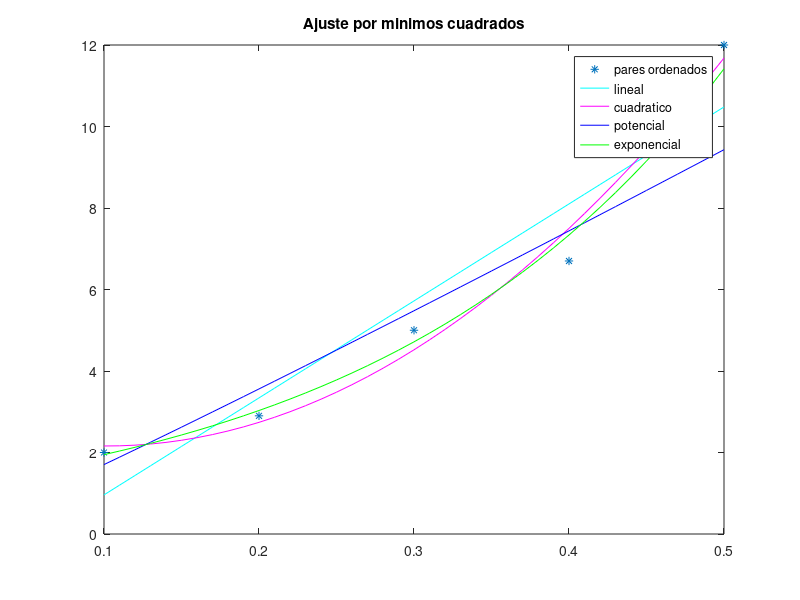

Write MATLAB code to recreate this figure.
% Ejercicio 1: ajustes por minimos cuadrados ==================================
% a) lineal, b) polinomica de orden 2, c) potencial, d) exponecial
% =============================================================================
clc; clear all; close all;

x = [0.1:0.1:0.5];
y = [2.0 2.9 5.0 6.7 12.0];
x0 = [x(1):0.01:x(end)];

% a) ajuste lineal:
coef_lineal = polyfit(x, y, 1);
ajuste_lineal = polyval(coef_lineal,x0);

% b) polinomio de orden 2:
coef_cuad = polyfit(x, y, 2);
ajuste_cuad = polyval(coef_cuad, x0);

% c) potencial: 
coef_pot = polyfit(log(x), log(y), 1);
ajuste_pot_inter = polyval(coef_pot, log(x0));
ajuste_pot = exp(ajuste_pot_inter);

% d) exponencial:
coef_exp = polyfit(x, log(y), 1);
ajuste_exp_inter = polyval(coef_exp, x0);
ajuste_exp = exp(ajuste_exp_inter);

figure 1
plot(x, y, '*');
hold on
plot(x0, ajuste_lineal, 'c')
plot(x0, ajuste_cuad, 'm')
plot(x0, ajuste_pot, 'b')
plot(x0, ajuste_exp, 'g')
legend('pares ordenados', 'lineal', 'cuadratico', 'potencial', 'exponencial')
title('Ajuste por minimos cuadrados')
